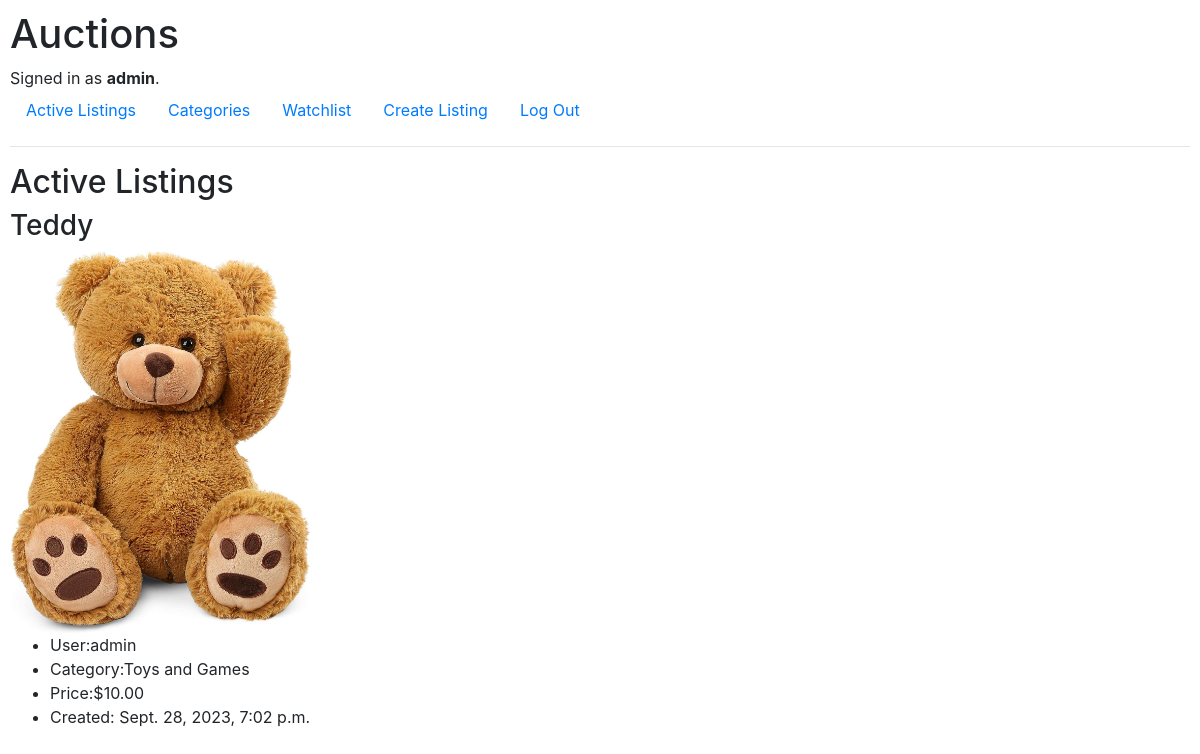
The page / (signed in) on the database its author committed.
### auctions/models.py (models this page shows)
class User(AbstractUser):
    pass

class Listing(models.Model):
    title = models.CharField(max_length=100)
    description = models.TextField(max_length=1000)
    username = models.ForeignKey(
        settings.AUTH_USER_MODEL, on_delete=models.CASCADE)
    bid = models.DecimalField(max_digits=6, decimal_places=2, validators=[
                              MinValueValidator(0.50)])
    web_page = models.URLField(max_length=200, blank=True)
    img = models.ImageField(null=True, blank=True, upload_to='media/')
    active = models.BooleanField(default=True)
    created_date = models.DateTimeField(auto_now_add=True)
    class Categories(models.TextChoices):
        CLOTHING = 'Apparel and Clothing'
        TOYS = 'Toys and Games'
        ELECTRONICS = 'Electronics and Gadgets'
        HOME = 'Home and Living'
        SPORTS = 'Sports and Outdoor'
        BEAUTY = 'Beauty and Personal Care'
        BOOKS = 'Books and Media'
        FOOD = 'Food and Grocery'
        AUTOMOTIVE = 'Automotive and Parts'
        HEALTH = 'Health and Wellness'
    categories = models.CharField(max_length=100, choices=Categories.choices)
    class Meta:
        verbose_name = 'Listing'
        verbose_name_plural = 'Listings'

### auctions/views.py (the view)
# urls.py: path("", views.index, name="index"),
def index(request):
    listings = Listing.objects.all()
    context = {"listings": listings}
    return render(request, "auctions/index.html", context)

### auctions/templates/auctions/index.html
{% extends "auctions/layout.html" %}
{% block body %}
    <h2>Active Listings</h2>
        {% for listing in listings %}
            <h3>{{listing.title}}</h3>
            <img src="{{listing.img.url}}" alt="{{listing.title}}" width="300" >
            <ul>
                <li>User:{{listing.username}}</li>
                <li>Category:{{listing.categories}}</li>
                <li>Price:${{listing.bid}}</li>
                <li>Created: {{listing.created_date}}</li>
            </ul>
    {% endfor %}
{% endblock %}

### auctions/templates/auctions/layout.html (shortened to what this page needs)
{% load static %}
<!DOCTYPE html>
<html lang="en">
    <head>
        <link rel="stylesheet" href="https://stackpath.bootstrapcdn.com/bootstrap/4.4.1/css/bootstrap.min.css">
        <link href="{% static 'auctions/styles.css' %}" rel="stylesheet">
    </head>
    <body>
        <h1>Auctions</h1>
        <div>
            {% if user.is_authenticated %}
                Signed in as <strong>{{ user.username }}</strong>.
            {% else %}
                Not signed in.
            {% endif %}
        </div>
        <ul class="nav">
            <li class="nav-item">
                <a class="nav-link" href="{% url 'index' %}">Active Listings</a>
            </li>
            {% if user.is_authenticated %}
                <li class="nav-item">
                    <a class="nav-link" href="#">Categories</a>
                </li>
                <li class="nav-item">
                    <a class="nav-link" href="#">Watchlist</a>
                </li>
                <li class="nav-item">
                    <a class="nav-link" href="{% url "create_listing" %}">Create Listing</a>
                </li>
                <li class="nav-item">
                    <a class="nav-link" href="{% url 'logout' %}">Log Out</a>
                </li>
            {% endif %}
        </ul>
        <hr>
        {% block body %}
        {% endblock %}
    </body>
</html>

### auctions/static/auctions/styles.css (style rules this page uses)
body { padding: 10px; }

### rows shown on the page
User: username "admin"
Listing: title "Teddy", img (picture), username "admin", categories "Toys and Games", bid "10.00", created_date "Sept. 28, 2023, 7:02 p.m."
